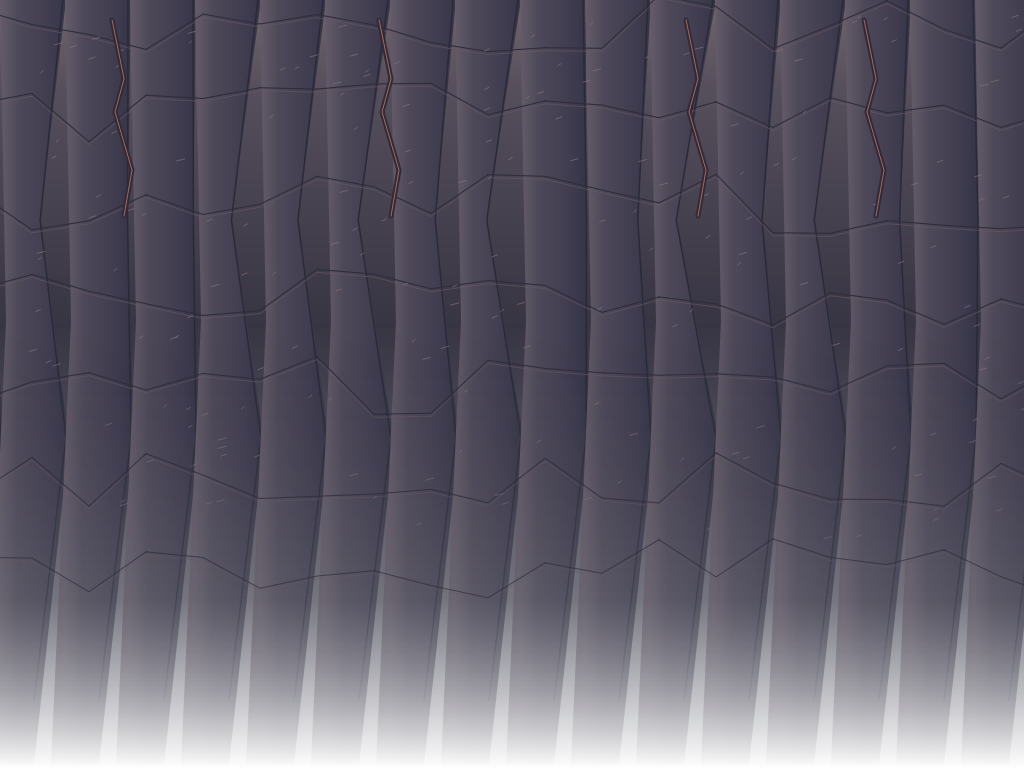
#> input picture assets/volcano/abyss-cliff.png, 1024 x 768 px, given in place of slag-crawler.png, which was not available
$ python caldera_corpse_paint.py --root ../../assets/volcano --no-audio
#> lines starting #> are read from the running program, lines starting #| are printed output that depends on the picture
"""Author corpse materials on the existing directional Caldera cutouts."""

import argparse
import hashlib
import io
import json
from pathlib import Path
import random
import xml.etree.ElementTree as ET
import zipfile

import numpy as np
from PIL import Image, ImageDraw, ImageFilter


NAMES = (
    "slag-crawler", "lava-salamander", "fire-imp", "ash-wraith",
    "obsidian-sentinel", "ember-drake", "varkhor",
)
# Cool pigments and broad tonal shifts for each cooled surface. A death
# repaint is anchored to the painted cutout, including the palette of each limb.
TONES = (
    ((37, 51, 55), (169, 172, 153), (228, 179, 110), .18, .42),
    ((31, 55, 52), (169, 169, 121), (216, 140, 77), .14, .35),
    ((71, 38, 33), (190, 124, 84), (237, 150, 84), .15, .46),
    ((29, 38, 58), (144, 158, 173), (172, 179, 161), .18, .05),
    ((25, 40, 48), (161, 171, 170), (201, 161, 101), .22, .15),
    ((66, 44, 34), (198, 143, 99), (222, 153, 76), .12, .31),
    ((34, 37, 42), (172, 163, 140), (242, 118, 64), .22, .37),
)


def png(image):
    stream = io.BytesIO()
    image.save(stream, format="PNG")
    return stream.getvalue()


def height_field(mask):
    solid = mask.point(lambda a: 255 if a >= 110 else 0)
    distances = np.zeros((mask.height, mask.width), dtype=np.float32)
    for step in range(1, 19):
        solid = solid.filter(ImageFilter.MinFilter(3))
        core = np.asarray(solid, dtype=np.float32) / 255
        if not core.any():
            break
        distances += core
    radius = max(5, float(distances.max()))
    relief = Image.fromarray(np.uint8(np.sqrt(distances / radius) * 255), "L")
    return relief.filter(ImageFilter.GaussianBlur(.7))


def engrave(draw, bounds, species, part, seed):
    left, top, right, bottom = bounds
    width, height = right-left, bottom-top
    scale = max(width, height) / 112
    rng = random.Random(seed)
    dark, light, accent, _, _ = TONES[species]

    def line(points, color, strength, weight=1):
        vertices = [(left+x*width, top+y*height) for x, y in points]
        draw.line(vertices, fill=(*color, strength), width=max(1, round(scale*weight)), joint="curve")

    def seam(points, strength, weight=1):
        line([(x, y-.012) for x, y in points], light, strength, weight)
        line(points, dark, min(210, strength+47), weight*1.25)

    if species in (0, 6) and part in (0, 3, 4, 5):
        # Branching fractures and small chipped planes, with pale exposed stone.
        for index in range(4 if part == 3 else 2):
            x = (.25 if species == 6 else .18) + index * .17 + rng.uniform(-.04, .055)
            y = rng.uniform(.24, .61)
            side = -1 if index % 2 else 1
            points = [(x, y), (x+.09*side, y+.084), (x+.034*side, y+.15),
                      (x+.12*side, y+.25)]
            seam(points, 135, 1.65 if part == 3 else 1.05)
            seam([points[1], (x+.17*side, y+.1), (x+.2*side, y+.06)], 96)
            if species == 6 or index % 2 == 0:
                line(points[1:3], accent, 119, 1)
    elif species == 3 and part in (0, 3, 4, 5):
        # Long threads follow the cloth rather than crossing the empty hood.
        for index in range(6 if part in (0, 3) else 3):
            x = .2 + index * (.115 if part in (0, 3) else .23)
            y = rng.uniform(.42, .58)
            bend = rng.uniform(-.09, .1)
            points = [(x, y), (x+bend*.35, y+.12), (x+bend, y+.27), (x+bend*.4, .88)]
            seam(points, 92, 1.05)
        # A few short lit fibers at the frayed hem.
        for index in range(5):
            x = rng.uniform(.2, .83)
            y = rng.uniform(.72, .88)
            line([(x, y), (x+.016, y+.055)], accent, 93)
    elif species == 4:
        if part in (1, 2, 3, 4):
            # Chamfered plates, battered reinforcement and gold stud heads.
            for x, y in ((.34, .52), (.57, .62), (.41, .77)):
                points = [(x-.09, y-.08), (x-.04, y-.045), (x-.05, y+.045), (x+.075, y+.11)]
                seam(points, 162, 1.25)
                line([(x+.043, y+.014), (x+.064, y+.016)], accent, 175, 1.8)
        else:
            for index in range(4):
                x, y = rng.uniform(.25, .73), rng.uniform(.32, .76)
                line([(x-.035, y-.045), (x+.045, y+.025)], light, 134)
    elif species == 5 and part == 0:
        # Creases spread along both wings toward their respective tips.
        for side in (-1, 1):
            for index in range(3):
                x = .47 + .06*(side>0) + side*index*.029
                seam([(x, .82), (.5+side*.22, .59-index*.054),
                      (.5+side*(.32+.033*index), .23+index*.16)], 108, 1.4)
    elif species in (1, 2, 5) and part == 3:
        # Tiny directional scale rims and deep, interrupted marks between ribs.
        for row in range(4):
            y = (.46 if species == 2 else .42) + row*.106
            for col in range(3 if species == 2 else 7):
                x = .21 + (col+row%2*.39)*(.197 if species == 2 else .09)
                x += rng.uniform(-.02,.024)
                seam([(x-.03, y-.028), (x, y), (x+.028, y-.023)],
                     rng.randint(98, 142), 1.3)
    else:
        for index in range(5):
            x, y = rng.uniform(.32, .68), rng.uniform(.3, .76)
            line([(x-.04, y), (x+.054, y+.023)], light, 94, 1.4)


def cell_paint(cell, species, part, direction):
    mask = cell.getchannel("A")
    encoded_size = 160 if species == 6 else 128
    bounds = mask.getbbox()
    if not bounds:
        return cell, Image.new("RGBA", (encoded_size, encoded_size), (128, 128, 128, 0))
    relief = height_field(mask)
    depth = np.asarray(relief, dtype=np.float32) / 255
    original = np.asarray(cell, dtype=np.float32)[..., :3]
    softened = np.asarray(cell.convert("RGB").filter(ImageFilter.GaussianBlur(1.9)), dtype=np.float32)
    value = original @ np.array([.24, .61, .15], dtype=np.float32)
    dark, light, accent, shade, dim = TONES[species]
    y, x = np.mgrid[:cell.height, :cell.width]
    width = bounds[2]-bounds[0]
    height = bounds[3]-bounds[1]
    crosslight = np.clip(.76-(y-bounds[1])/height*.49 - (x-bounds[0])/width*.15, .05, 1)
    dense = np.clip((value - 35) / 132, 0, 1)
    pigment = np.asarray(dark) + (np.asarray(light)-dark) * dense[..., None]
    color = original + (pigment-original) * shade + (original-softened) * .28
    color *= (.86 + .22*crosslight + .13*depth)[..., None]
    coal = np.clip((original[..., 0]-original[..., 2]-38)/95, 0, 1)
    glow = coal * np.clip((value-69)/90, 0, 1) * dim
    color += (np.asarray(accent, dtype=np.float32)*.75 - color) * glow[..., None]
    paint = Image.fromarray(np.uint8(np.clip(color, 0, 255)), "RGB").convert("RGBA")
    detail = Image.new("RGBA", cell.size)
    engrave(ImageDraw.Draw(detail), bounds, species, part, (species+1)*739+part*41+direction*19)
    paint = Image.alpha_composite(paint, detail)
    paint.putalpha(mask)

    # Pack signed RGB paint adjustment and the convex height in one lookup.
    # The data texture never supplies visibility or changes the live sprite.
    delta = (np.asarray(paint, dtype=np.float32)[..., :3] - original)
    delta *= np.clip((np.asarray(mask, dtype=np.float32)-12)/130, 0, 1)[..., None]
    change = Image.fromarray(np.uint8(np.clip(128 + delta, 0, 255)), "RGB")
    change = change.resize((encoded_size, encoded_size), Image.Resampling.LANCZOS)
    change.putalpha(relief.resize(change.size, Image.Resampling.LANCZOS))
    return paint, change


def editable_master(path, source, paint):
    image = ET.Element("image", {"w": str(source.width), "h": str(source.height),
                                 "name": path.stem, "version": "0.0.3"})
    stack = ET.SubElement(image, "stack")
    ET.SubElement(stack, "layer", {"name": "Spękania, łuski i malowanie ciała",
                                  "src": "data/coat.png", "opacity": "1.0", "visibility": "visible"})
    ET.SubElement(stack, "layer", {"name": "Oryginalna wycinanka ComfyUI i Krita",
                                  "src": "data/source.png", "opacity": "1.0", "visibility": "hidden"})
    with zipfile.ZipFile(path, "x") as archive:
        archive.writestr("mimetype", "image/openraster")
        archive.writestr("stack.xml", ET.tostring(image, encoding="utf-8"))
        archive.writestr("data/coat.png", png(paint))
        archive.writestr("data/source.png", png(source))
        archive.writestr("mergedimage.png", png(paint))


def build(asset_root, authoring_root):
    authoring_root.mkdir(parents=True, exist_ok=False)
    out = authoring_root/"materials"
    out.mkdir()
    receipts = []
    for species, name in enumerate(NAMES):
        source_path = asset_root/(name+".png")
        source = Image.open(source_path).convert("RGBA")
#> source is the input picture: PIL image 1024x768 RGBA; mean R, G, B, A 67.2, 63.4, 79.4, 220.5
        cell = source.width//8
#> cell = 128
        encoded_size = 160 if species == 6 else 128
        assert source.size == (8*cell, 6*cell)
        paint = Image.new("RGBA", source.size)
#> paint: PIL image 1024x768 RGBA; every value is 0
        texture = Image.new("RGBA", (8*encoded_size, 6*encoded_size))
        for part in range(6):
            for direction in range(8):
                box = (direction*cell, part*cell, (direction+1)*cell, (part+1)*cell)
                part_paint, part_material = cell_paint(source.crop(box), species, part, direction)
                paint.paste(part_paint, box[:2])
                texture.paste(part_material, (direction*encoded_size, part*encoded_size))
#> this loop made 6 passes
#> pass 1, in cell_paint, `original = np.asarray(cell, dtype=np.float32)[..., :3]`:
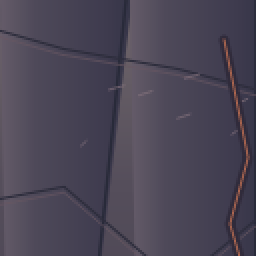
#> original: shape (128, 128, 3) float32 (shown 2 times larger); mean R, G, B 74.6, 69.4, 85.4
#> pass 1, in cell_paint, `softened = np.asarray(cell.convert("RGB").filter(ImageFilter.GaussianB..`:
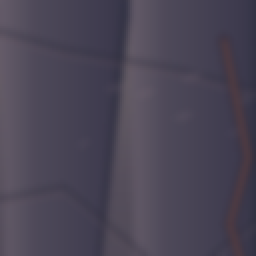
#> softened: shape (128, 128, 3) float32 (shown 2 times larger); mean R, G, B 74.6, 69.4, 85.4
#> after the loop:
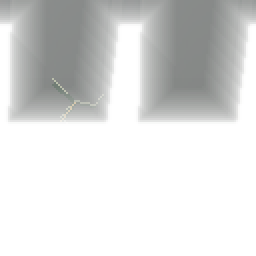
#> part_material: PIL image 128x128 RGBA (shown 2 times larger); mean R, G, B, A 129.2, 130.8, 129.3, 74.7; transparent parts drawn white
#> after the loop:
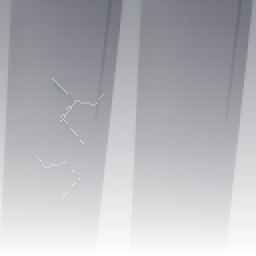
#> part_paint: PIL image 128x128 RGBA (shown 2 times larger); mean R, G, B, A 53.5, 54.5, 67.2, 95.2; transparent parts drawn white
#> after the loop:
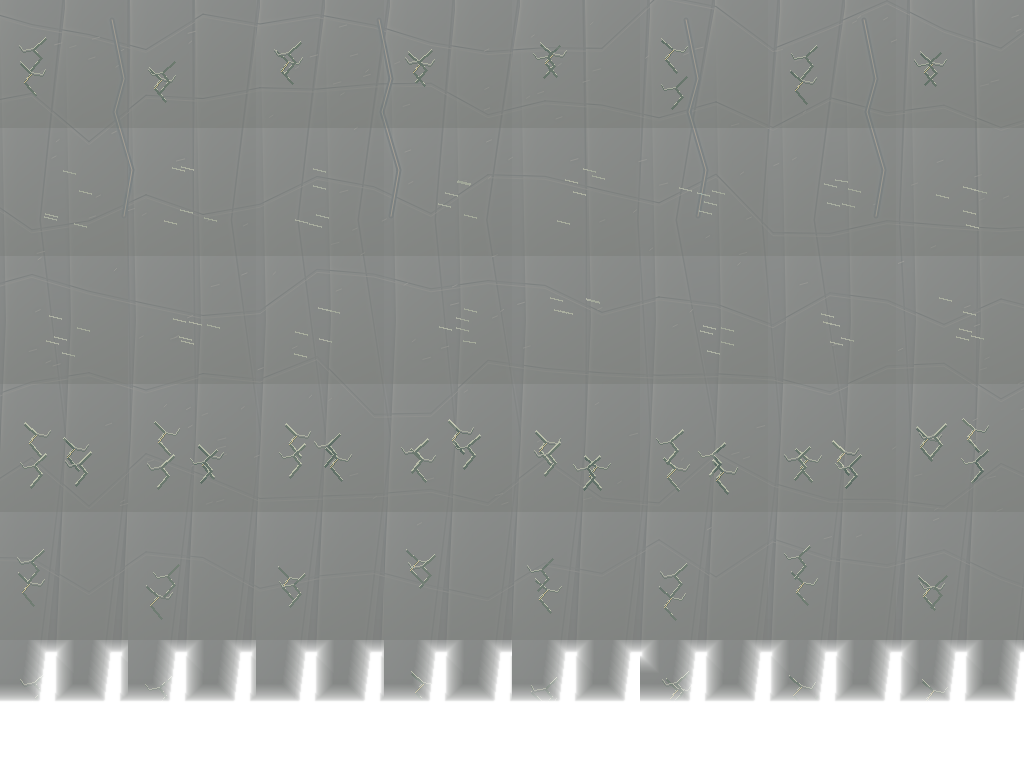
#> texture: PIL image 1024x768 RGBA; mean R, G, B, A 133.1, 135.7, 133.5, 225.2; transparent parts drawn white
        assert paint.getchannel("A").tobytes() == source.getchannel("A").tobytes()
        editable_master(authoring_root/(name+".ora"), source, paint)
        material_path = out/(name+".png")
        texture.save(material_path)
        assert Image.open(material_path).tobytes() == texture.tobytes()
        sha = lambda path: hashlib.sha256(path.read_bytes()).hexdigest()
        receipts.append({"species": name, "source_sha256": sha(source_path),
                         "packed_sha256": sha(material_path), "rgba8": texture.width*texture.height*4,
                         "cells": 48, "cell_size": encoded_size, "source_alpha_identical": True})
    (authoring_root/"materials-receipt.json").write_text(
        json.dumps(receipts, indent=2), encoding="utf-8")


if __name__ == "__main__":
    parser = argparse.ArgumentParser(description=__doc__)
    parser.add_argument("--root", required=True, type=Path)
    parser.add_argument("--assets", type=Path, default=Path("assets/volcano"))
    parser.add_argument("--no-audio", action="store_true", required=True)
    args = parser.parse_args()
#> (the run stopped early here; a loop or call above may not have finished)
